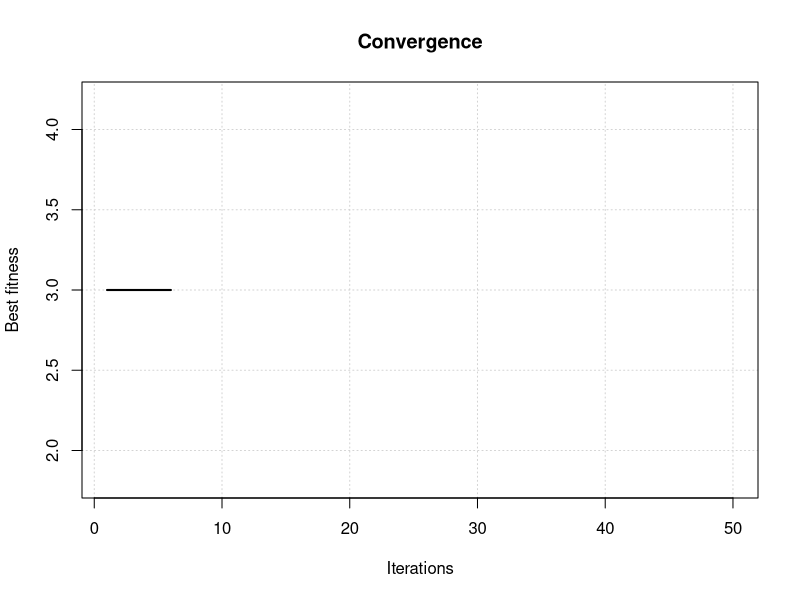

Reproduce this figure in R.
#-----------------------------------------------------------------------------#
#                    EXTENDED COMPACT GENETIC ALGORITHM                       #
#                            BINARY PROBLEMS                                  #
#                                                                             #
# Ciniro Ap. Leite Nametala                                                   #
# ciniro@gmail.com                                                            #
# github.com/ciniro                                                           #
# V0.01 em 09/09/2019                                                         #
#-----------------------------------------------------------------------------#

#clean workspace
rm(list=ls())

#clean screen
cat('\014')

#libraries
library("data.table")
library("pheatmap")

#-----------------------------------------------------------------------------#
#                               FUNCTIONS                                     #
#                                                                             #
#                     CINIRO APARECIDO LEITE NAMETALA                         #
#-----------------------------------------------------------------------------#

f.onemax <- function(cromo) {
  return (sum(cromo))
}

generate_initial_model <- function(size) {

  pm <- list()
  
  for (i in 1:size) {
    pm[[i]] <- rep(0.5, 2)
  }
  
  return (list(paste(1:size, collapse=","), pm))
}

dec2bin <- function(x){
  tmp <- rev(as.numeric(intToBits(x)))
  id <- seq_len(match(1,tmp,length(tmp))-1)
  tmp[-id]
}

draw_bb <- function(prob_ruler) {
  p <- runif(1)
  ind_partition <- NA
  
  for (i in 1:length(prob_ruler)) {
    if (prob_ruler[i] >= p) {
      ind_partition <- (i - 2)
      break()
    }
  }
  
  return(dec2bin(ind_partition))
}

generate_cromo <- function(best_model, size) {
  
  cromo <- rep(NA, size)

  current_model_desc <- best_model[[1]]
  groups <- strsplit(current_model_desc, ",")[[1]]
  
  current_model <- best_model[[2]]
  
  cont <- 1
  for (percentages in current_model) {
    possibilities <- (0:(length(percentages)-1))
    bb <- dec2bin(sample(possibilities, 1, prob = percentages))
    
    sizepos <- log2(length(possibilities))
    
    if (length(bb) != sizepos) {
      bb <- c(rep(0, sizepos - length(bb)) ,bb)
    }
    
    group <- groups[cont]
    
    if (nchar(group) != 1) {
      positions <- as.numeric(strsplit(groups[1], "-")[[1]])
      
      for (i in 1:length(positions)) {
        cromo[positions[i]] <- bb[i]
      }
      
    } else {
      cromo[as.numeric(as.numeric(group))] <-  bb
    }
    
    cont <- cont + 1
  }
  
  return(cromo)
}

generate_pop <- function(npop, best_model, size) {
  pop <- vector()
  
  for (i in 1:npop) {
    pop <- rbind(pop, generate_cromo(best_model, size))  
  }
  
  return(pop)
}

get_winner <- function(competitors) {
  fits <- apply(competitors, 1, fitfunction)
  ind_winner <- which.max(fits)
  return(competitors[ind_winner,])
}

tournament <- function(pop, npop, k, n) {
  
  winners <- vector()
  nwinners <- ceiling(npop*n)
  
  for (i in 1:nwinners) {
    ind_competitors <- sample(1:npop, k)
    winner <- get_winner(pop[ind_competitors,])
    winners <- rbind(winners, winner)
  }
  
  fits <- apply(winners, 1, fitfunction)
  
  return (list(winners, fits))
}

generate_possible_blocks <- function(nvars, blocks) {
  possibilities <- vector()
  
  #build a table with possibilities binary
  for (i in 0:nvars) {
    bin <- dec2bin(i)
    if (length(bin) < dim(blocks)[2]) {
      zeros <- rep(0, dim(blocks)[2] - length(bin))
      bin <- c(zeros, bin)
    }
    possibilities <- rbind(possibilities, bin)
  }
  
  return(possibilities)
}

count_blocks <- function(possibilities, blocks, nvars) {
  occurrences <- rep(0, (nvars + 1))
  for (i in 1:(nvars + 1)) {
    for (j in 1:dim(blocks)[1]) {
      if (all(possibilities[i,] == blocks[j,]) == TRUE)
        occurrences[i] <- occurrences[i] + 1
    }
  }
  
  return(occurrences)
}

calculate_percentage_blocks <- function(blocks) {
  nvars <- 1
  if (is.null(dim(blocks)[2]) == FALSE)
    nvars <- (2^(dim(blocks)[2])) - 1
  
  percentages <- vector()
  
  if (nvars != 1) {
    #build a table with possibilities binary
    possibilities <- generate_possible_blocks(nvars, blocks)
  
    #count occurrences of each possibility
    occurrences <- count_blocks(possibilities, blocks, nvars)
    
    #convert to percentage
    percentages <- occurrences/sum(occurrences)
  }
  else {
    pones <- (sum(blocks == 1))/length(blocks)
    percentages <- c(1 - pones, pones)
  }
  
  return (percentages)
}

generate_model_desc <- function(indsblock, size) {
  block <- paste(indsblock, collapse = "-")
  nvars <- 1:size

  for (i in nvars) {
    contains <- FALSE
    for (j in indsblock) {
      if (i == j)
        contains <- TRUE
    }
    
    if (contains == FALSE)
      block <- paste(block, ",", i, sep="")
  }
  
  return(block)
}

generate_all_models_desc <- function(size) {
  groups <- unlist(sapply(1:size, function(x) apply(combn(1:size, x), 2, paste, collapse = '')))
  groups <- groups[which(nchar(groups) > 1)]
  
  models_desc <- list()
  cont <- 1
  
  for (tamgroup in 1:size) {
    if (tamgroup == 1) {
      models_desc[[cont]] <- paste(1:size, collapse = ",")
      cont <- cont + 1
    } else {
      partitions <- groups[which(nchar(groups) == tamgroup)]
      for (block in partitions) {
        indsblock <- as.numeric(strsplit(block, "")[[1]])
        models_desc[[cont]] <- generate_model_desc(indsblock, size)
        cont <- cont + 1
      }
    }
  }
  
  return(models_desc)
}

generate_models <- function(size, pop, npop, models_desc) {
  
  models <- list()
  contmodels <- 1
  
  for (model_desc in models_desc) {
    model_percentages <- list()
    contpartitions <- 1
    partitions <- strsplit(model_desc, ",")[[1]]
    
    for (partition in partitions) {
      if (nchar(partition) == 1)
        partition <- as.numeric(partition)
      else
        partition <- as.numeric(strsplit(partition, "-")[[1]])
      
      model_percentages[[contpartitions]] <- calculate_percentage_blocks(pop[,partition])
      contpartitions <- contpartitions + 1
    }
    
    models[[contmodels]] <- model_percentages
    contmodels <- contmodels + 1
  }
    
    return(models)
}

complex.cp <- function(models_percentages, npop) {
  
  models_cp <- vector()
  
  for (model_percentages in models_percentages) {
    summodel <- 0
    
     for (partition_percentages in model_percentages) {
       sumpartition <- 0
       for (percentage in partition_percentages) {
         if (percentage != 0) {
            sumpartition <- sumpartition + ( - percentage * log2(percentage))
         }
       }
       
       summodel <- summodel + sumpartition
     }
    
    models_cp <- c(models_cp, (npop*summodel))
  }

  return (models_cp)
}

complex.cm <- function(models_percentages, npop) {
  models_cm <- vector()
  
  for (model_percentages in models_percentages) {
    summodel <- 0
    for (partition_percentages in model_percentages) {
      summodel <- summodel + ((2^log2(length(partition_percentages))) - 1)
    }
    
    models_cm <- c(models_cm, log2(npop)*summodel)
  }
  
  return(models_cm)
}

complex.cc <- function(models_percentages, npop) {
  cc <- complex.cp(models_percentages, npop) + complex.cm(models_percentages, npop)
  return (cc)
}

select_best_model <- function(models_desc, models_percentages, models_complex) {
  ind_best <- which.min(models_complex)
  best_model_desc <- models_desc[[ind_best]]
  best_model_percentages <- models_percentages[[ind_best]]
  
  return(list(best_model_desc, best_model_percentages))
}

#-----------------------------------------------------------------------------#
#                               ALGORITHM                                     #
#                                                                             #
#                     CINIRO APARECIDO LEITE NAMETALA                         #
#-----------------------------------------------------------------------------#

n.tournament <- 0.5 #percent
k.tournament <- 3
size <- 3           #size of solution (max 9)
maxgen <- 50
npop <- 100
fitfunction <- f.onemax

#inicializes a variable independet partition model
best_model <- generate_initial_model(size)

#generate initial population
pop <- generate_pop(npop, best_model, size)

#generate description of possible models
models_desc <- generate_all_models_desc(size)

#generate initial best cromosoma
best <- generate_cromo(best_model)
fit_best <- fitfunction(best)
best <- list(best, fit_best)

#storage best fitness by iteration
bestfitness <- rep(NA, maxgen)

for (iter in 1:maxgen) {
  cat('\014')
  cat(iter)
  
  #let them compete
  winners <- tournament(pop, npop, k.tournament, n.tournament)

  #generate percentage of models based on winners
  models_percentages <- generate_models(size, winners[[1]], dim(winners[[1]])[1], models_desc)
  
  #calculate complex of models
  models_complex <- complex.cc(models_percentages, npop)
  
  #select best model
  best_model <- select_best_model(models_desc, models_percentages, models_complex)

  #update population based on the less complex model
  pop <- generate_pop(npop, best_model, size)
  
  #evaluate best against winner
  ind_best_winners <- which.max(winners[[2]])

  if (winners[[2]][ind_best_winners] > fit_best) {
    best <- list(winners[[1]][ind_best_winners,], winners[[2]][ind_best_winners])
  }
  
  bestfitness[iter] <- best[[2]]

  #convergence verification
  if  (iter > 5)
    if (all.equal(bestfitness[iter], bestfitness[iter - 1], bestfitness[iter - 2], bestfitness[iter - 3], bestfitness[iter - 4]))
      break()
}

plot(bestfitness, type="l", xlab="Iterations", 
     ylab="Best fitness", 
     main="Convergence", panel.first=grid(), lwd=2)

print("STOP ITERATION:")
print(iter)
print("BEST SOLUTION:")
print(best[[1]])
print("FIT BEST SOLUTION:")
print(best[[2]])
print("BEST MODEL BLOCKS:")
print(best_model[[1]])
print("BEST MODEL PERCENTAGES:")
#print(best_model[[2]])

